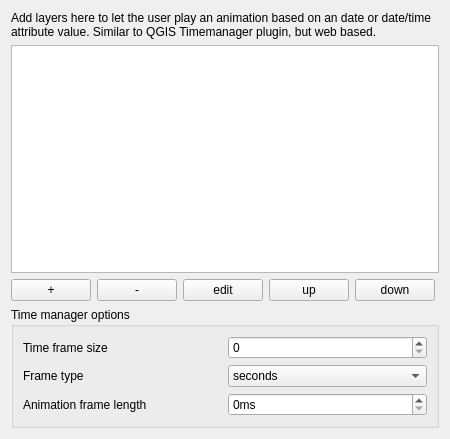
             <widget class="QWidget" name="scrollAreaWidgetContents_9">
              <property name="geometry">
               <rect>
                <x>0</x>
                <y>0</y>
                <width>450</width>
                <height>439</height>
               </rect>
              </property>
              <layout class="QVBoxLayout" name="verticalLayout_43">
               <item>
                <widget class="QLabel" name="label_41">
                 <property name="text">
                  <string>Add layers here to let the user play an animation based on an date or date/time attribute value. Similar to QGIS Timemanager plugin, but web based.</string>
                 </property>
                 <property name="wordWrap">
                  <bool>true</bool>
                 </property>
                </widget>
               </item>
               <item>
                <widget class="QTableWidget" name="time_manager_table"/>
               </item>
               <item>
                <layout class="QHBoxLayout" name="horizontalLayout_24">
                 <item>
                  <widget class="QPushButton" name="add_time_manager_layer">
                   <property name="text">
                    <string notr="true">+</string>
                   </property>
                  </widget>
                 </item>
                 <item>
                  <widget class="QPushButton" name="remove_time_manager_layer">
                   <property name="text">
                    <string notr="true">-</string>
                   </property>
                  </widget>
                 </item>
                 <item>
                  <widget class="QPushButton" name="edit_time_manager_layer">
                   <property name="text">
                    <string notr="true">edit</string>
                   </property>
                  </widget>
                 </item>
                 <item>
                  <widget class="QPushButton" name="up_time_manager_layer">
                   <property name="text">
                    <string notr="true">up</string>
                   </property>
                  </widget>
                 </item>
                 <item>
                  <widget class="QPushButton" name="down_time_manager_layer">
                   <property name="text">
                    <string notr="true">down</string>
                   </property>
                  </widget>
                 </item>
                 <item>
                  <spacer name="horizontalSpacer_21">
                   <property name="orientation">
                    <enum>Qt::Horizontal</enum>
                   </property>
                   <property name="sizeHint" stdset="0">
                    <size>
                     <width>40</width>
                     <height>20</height>
                    </size>
                   </property>
                  </spacer>
                 </item>
                </layout>
               </item>
               <item>
                <widget class="QGroupBox" name="groupBox_4">
                 <property name="title">
                  <string>Time manager options</string>
                 </property>
                 <layout class="QGridLayout" name="gridLayout">
                  <item row="0" column="0">
                   <widget class="QLabel" name="label_42">
                    <property name="text">
                     <string>Time frame size</string>
                    </property>
                    <property name="wordWrap">
                     <bool>true</bool>
                    </property>
                   </widget>
                  </item>
                  <item row="0" column="1">
                   <widget class="QSpinBox" name="inTimeFrameSize">
                    <property name="maximum">
                     <number>10000</number>
                    </property>
                   </widget>
                  </item>
                  <item row="1" column="0">
                   <widget class="QLabel" name="label_43">
                    <property name="text">
                     <string>Frame type</string>
                    </property>
                    <property name="wordWrap">
                     <bool>true</bool>
                    </property>
                   </widget>
                  </item>
                  <item row="1" column="1">
                   <widget class="QComboBox" name="liTimeFrameType">
                    <item>
                     <property name="text">
                      <string>seconds</string>
                     </property>
                    </item>
                    <item>
                     <property name="text">
                      <string>minutes</string>
                     </property>
                    </item>
                    <item>
                     <property name="text">
                      <string>hours</string>
                     </property>
                    </item>
                    <item>
                     <property name="text">
                      <string>days</string>
                     </property>
                    </item>
                    <item>
                     <property name="text">
                      <string>weeks</string>
                     </property>
                    </item>
                    <item>
                     <property name="text">
                      <string>months</string>
                     </property>
                    </item>
                    <item>
                     <property name="text">
                      <string>years</string>
                     </property>
                    </item>
                   </widget>
                  </item>
                  <item row="2" column="0">
                   <widget class="QLabel" name="label_44">
                    <property name="text">
                     <string>Animation frame length</string>
                    </property>
                    <property name="wordWrap">
                     <bool>true</bool>
                    </property>
                   </widget>
                  </item>
                  <item row="2" column="1">
                   <widget class="QSpinBox" name="inAnimationFrameLength">
                    <property name="suffix">
                     <string>ms</string>
                    </property>
                    <property name="maximum">
                     <number>10000</number>
                    </property>
                   </widget>
                  </item>
                 </layout>
                </widget>
               </item>
              </layout>
             </widget>
